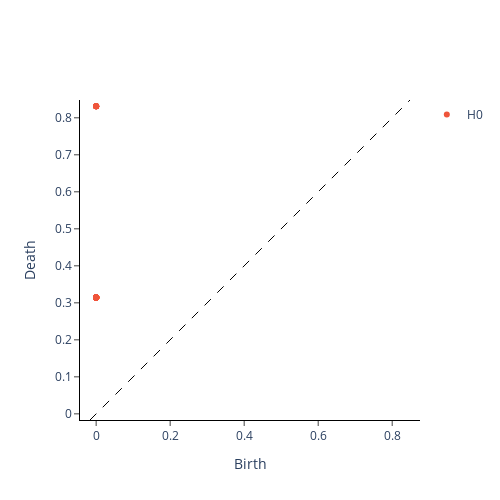

Source (notebook cell):
### Code cell
plot_diagram(diagrams[-3]).show() # Plane
